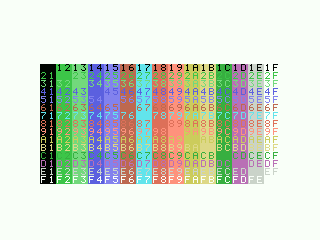
#> input picture appE/captures/plate_eu_colour_f0060.png, 320 x 240 px
$ python figE.py
#> lines starting #> are read from the running program, lines starting #| are printed output that depends on the picture
### appE/genE.py
#!/usr/bin/env python3
"""genE.py - the programs of Appendix E: the fifteen colours, photographed.

    python3 genE.py && ./build.sh

    plate.asm   Graphic II, every ink on every paper: fifteen rows of
                characters, one for each ink, 1 to 15, and in each row fifteen
                cells of two characters, one for each paper, 1 to 15; the
                left character is the ink's number and the right one the
                paper's, in hexadecimal, drawn in the ink on the paper. The
                rest of the screen black ink on white, the border white.
    border.asm  the display off, so that the whole screen is the backdrop (the
                border), in each of the sixteen colour codes, 0 to 15, four
                frames each, three times round

Both start from the BIOS's Graphic II screen of chapter 22, names 0 to 255 in
each third, which they set up with the display off. The digits are this
book's own, 5 x 7 pixels in a character of 8 x 8. build.sh assembles with
--syntax=bFw (chapter 15).
"""
import os
import sys

HERE = os.path.dirname(os.path.abspath(__file__))
REPO = os.path.dirname(HERE)
for d in ("tools", "ch26"):
    sys.path.insert(0, os.path.join(REPO, d))
from asmparts import IM2, im2, GRAPHIC2  # noqa: E402
from gen26 import tidy  # noqa: E402  (chapter 26)

ROW0 = 5                        # the plate's first row of characters: ink 1
COL0 = 1                        # its first column: paper 1, two characters a cell
INKS = range(1, 16)
BORDER_FRAMES = 4               # frames a colour of the border lasts
BORDER_ROUNDS = 3

# the sixteen hexadecimal digits, 5 x 7, one string a line, bit 6 on the left
DIGITS = {
    "0": [" ### ", "#   #", "#  ##", "# # #", "##  #", "#   #", " ### "],
    "1": ["  #  ", " ##  ", "  #  ", "  #  ", "  #  ", "  #  ", " ### "],
    "2": [" ### ", "#   #", "    #", "   # ", "  #  ", " #   ", "#####"],
    "3": ["#####", "   # ", "  #  ", "   # ", "    #", "#   #", " ### "],
    "4": ["   # ", "  ## ", " # # ", "#  # ", "#####", "   # ", "   # "],
    "5": ["#####", "#    ", "#### ", "    #", "    #", "#   #", " ### "],
    "6": ["  ## ", " #   ", "#    ", "#### ", "#   #", "#   #", " ### "],
    "7": ["#####", "    #", "   # ", "  #  ", " #   ", " #   ", " #   "],
    "8": [" ### ", "#   #", "#   #", " ### ", "#   #", "#   #", " ### "],
    "9": [" ### ", "#   #", "#   #", " ####", "    #", "   # ", " ##  "],
    "A": [" ### ", "#   #", "#   #", "#####", "#   #", "#   #", "#   #"],
    "B": ["#### ", "#   #", "#   #", "#### ", "#   #", "#   #", "#### "],
    "C": [" ### ", "#   #", "#    ", "#    ", "#    ", "#   #", " ### "],
    "D": ["#### ", "#   #", "#   #", "#   #", "#   #", "#   #", "#### "],
    "E": ["#####", "#    ", "#    ", "#### ", "#    ", "#    ", "#####"],
    "F": ["#####", "#    ", "#    ", "#### ", "#    ", "#    ", "#    "],
}


# [30 lines left out: functions glyph, plate_cells, head, not called in this run]


TAIL = """
        ASSERT $ <= $8000, the program is longer than the cartridge
        ds $8000 - $, $FF       ; pad the cartridge to 16 KB
"""


# [112 lines left out: functions digits_data, plate, border, not called in this run]


PROGRAMS = {"plate": plate, "border": border}


# [8 lines left out: function main, not called in this run]


# [2 lines that do not run on import are left out]

### ch26/gen26.py
#!/usr/bin/env python3
"""gen26.py - the programs of chapter 26: hardware sprites I.

    python3 gen26.py && ./build.sh

    one.asm        one sprite of 8 x 8: its shape in the pattern table, its
                   four bytes in the attribute table (figure 26.1)
    sizes.asm      four sprites, patterns 0 to 3, through the four sizes R#1
                   chooses: 8 x 8, 8 x 8 magnified, 16 x 16 and 16 x 16
                   magnified (figure 26.2)
    rows.asm       a sprite of 16 x 16 given every Y from 0 to 255, one a frame
    columns.asm    a sprite of 16 x 16 given every X from 0 to 255, and before
                   them X from 0 to 31 with the early clock (figure 26.3)
    edges.asm      four sprites cut by the four edges of the paper (figure 26.4)
    clock.asm      the early clock on sprites magnified to 32 x 32
    order.asm      sprites over one another and over the picture: which is on
                   top, and colour 0 (figure 26.5)
    modes.asm      four sprites through Graphic II, Graphic I, multicolour and
                   text mode (figure 26.6)
    march.asm      32 figures whose shape changes with R#6, between two pattern
                   tables (figure 26.8)
    tear.asm       a new X written while the beam is drawing the sprite (figure
                   26.9)
    herd.asm       32 sprites moved every frame from a copy of the attribute
                   table in the RAM, sent with OTIR after the paper (figure
                   26.7)
    flip.asm       the same, each frame's table sent at 29 T-states a byte to a
                   second table, the one not shown, and R#5 changed after the
                   paper
    fall.asm       WHERE IT BREAKS: a ball falls off the bottom of the paper,
                   and four figures above it are lost in one frame (figure 26.10)
    park.asm       the same, the ball parked at Y = 192
    last.asm       the same, the ball last in the table

Graphic II as a bitmap (chapter 22's GRAPHIC2: black ink on white), the
sprite attributes at $1B00 and the patterns at $3800, as the BIOS puts them
(chapter 21). Every program writes with the display off, then keeps the
interrupts off and waits for the end of the paper on the status (chapter 19);
each ends with asmparts.CART_END, and build.sh assembles with --syntax=bFw.
"""
import os
import re
import sys

HERE = os.path.dirname(os.path.abspath(__file__))
sys.path.insert(0, os.path.join(os.path.dirname(HERE), "tools"))
from asmparts import HEAD, CART_END, GRAPHIC2  # noqa: E402

BIOS = '        INCLUDE "bios.inc"\n'
BLACK, LIGHT_GREEN, DARK_BLUE, WHITE = 1, 3, 4, 15
ATT, PAT = 0x1B00, 0x3800   # the attribute table and the pattern table
ATT2 = 0x1B80               # flip.asm's second attribute table: R#5 = $37
COPY = 0xC400               # herd.asm's and flip.asm's copy of the attributes
END = 0xD0                  # a Y of 208 ends the attribute table


def head(name, what):
    return HEAD.format(name=name, chapter=26, what=what) + BIOS


def db_rows(data, per=8):
    return "".join("        db " + ", ".join(f"${b:02X}" for b in data[i:i + per]) + "\n"
                   for i in range(0, len(data), per))


# ------------------------------------------------------------------ shapes
def rows8(*lines):
    return [int(l, 2) for l in lines]


DIGITS = [
    rows8("00111100", "01100110", "01101110", "01110110", "01100110", "01100110", "00111100", "00000000"),
    rows8("00011000", "00111000", "00011000", "00011000", "00011000", "00011000", "01111110", "00000000"),
    rows8("00111100", "01100110", "00000110", "00001100", "00110000", "01100000", "01111110", "00000000"),
    rows8("00111100", "01100110", "00000110", "00011100", "00000110", "01100110", "00111100", "00000000")]
ARROW = rows8("11111000", "11110000", "11111000", "11011100", "10001110", "00000111", "00000011",
              "00000001")


def rows16(*lines):
    return [int(l.replace(".", "0").replace("#", "1"), 2) for l in lines]


FIGURE = rows16(
    "......####......", ".....######.....", ".....#.##.#.....", ".....######.....",
    "......#..#......", "...##########...", "..############..", "..##.######.##..",
    "..##.######.##..", "..##.######.##..", ".....######.....", ".....##..##.....",
    ".....##..##.....", ".....##..##.....", "....###..###....", "....###..###....")
FIGURE2 = rows16(
    "..##..####..##..", "..##.######.##..", "..##.#.##.#.##..", "..##.######.##..",
    "..##..#..#..##..", "...##########...", ".....######.....", ".....######.....",
    ".....######.....", ".....######.....", ".....######.....", "....##....##....",
    "...##......##...", "..##........##..", ".###........###.", ".###........###.")
BALL = [sum(0x8000 >> x for x in range(16) if (x - 7.5) ** 2 + (y - 7.5) ** 2 <= 49)
        for y in range(16)]
RING = [sum(0x8000 >> x for x in range(16) if 16 <= (x - 7.5) ** 2 + (y - 7.5) ** 2 <= 56)
        for y in range(16)]
BLOCK = [0xFFFF] * 16


def big(rows):
    """a 16 x 16 shape as four patterns: its left half's 16 bytes, then its
    right half's: top left, bottom left, top right, bottom right"""
    return [r >> 8 for r in rows] + [r & 0xFF for r in rows]


SHAPES = {"digits": 0, "figure": 4, "ball": 8, "ring": 12, "block": 16, "arrow": 20}
PATTERNS = (sum(DIGITS, []) + big(FIGURE) + big(BALL) + big(RING) + big(BLOCK) + ARROW)
assert len(PATTERNS) == 8 * 21


# [5 lines left out: function sprite16, not called in this run]


# ------------------------------------------------------------------ the parts
SPRITES = f"""        VRAM_WRITE ${PAT:04X}        ; the sprite patterns
        ld hl, patterns
        ld c, VDP_DATA
        ld b, {len(PATTERNS)}
        otir
"""

FRAME = """
; frame: wait for the end of the paper: F, bit 7 of the status, read with the
; interrupts off (chapter 19)
frame:  in a, (VDP_CTRL)
        rla
        jr nc, frame
        ret
"""

DONE = "done:   jr done\n"


# [14 lines left out: functions attributes, send_atts, not called in this run]


LINE_RE = re.compile(r"^([\w.]+:)?(\s+)(\S.*?)\s*(;.*)?$")


# [32 lines left out: functions tidy, program, not called in this run]


def on(r1):
    return f"        VDP_REG 1, ${r1:02X}          ; the display on{SIZE_SAY[r1 & 3]}\n"


CLEAR_F = """        in a, (VDP_CTRL)        ; F cleared: the first wait is for a whole paper
"""


SIZE_SAY = {0: "", 1: ", magnified", 2: ", sprites of 16 x 16",
            3: ", 16 x 16 magnified"}


# ------------------------------------------------------------------ one.asm
ONE = [(87, 120, SHAPES["arrow"], BLACK)]


# [4 lines left out: function one, not called in this run]


# ------------------------------------------------------------------ sizes.asm
SIZES_XY = [(79, 16 + 64 * k) for k in range(4)]
SIZES = [(y, x, k, c) for k, ((y, x), c) in enumerate(zip(SIZES_XY, (BLACK, DARK_BLUE, LIGHT_GREEN,
                                                                     BLACK)))]
SIZE_FRAMES = 8             # frames in each size
SIZE_R1 = [0xC0, 0xC1, 0xC2, 0xC3]


# [11 lines left out: function sizes, not called in this run]


# ------------------------------------------------------------------ rows.asm
ROWS_X = 120


# [22 lines left out: function rows, not called in this run]


# ------------------------------------------------------------------ columns.asm
COLS_Y = 87


# [41 lines left out: function columns, not called in this run]


# ------------------------------------------------------------------ edges.asm
EDGES = [(247, 40, 0, BLACK, "top"), (183, 200, 0, BLACK, "bottom"),
         (87, 24, 0, BLACK | 0x80, "left, the early clock"), (87, 248, 0, BLACK, "right")]


# [6 lines left out: function edges, not called in this run]


# ------------------------------------------------------------------ clock.asm
CLOCK = [(87, 40, SHAPES["digits"], BLACK | 0x80), (87, 40, SHAPES["digits"], DARK_BLUE),
         (127, 16, SHAPES["digits"], BLACK | 0x80)]


# [4 lines left out: function clock, not called in this run]


# ------------------------------------------------------------------ order.asm
BANDS = [(40, 56), (120, 136)]          # order.asm: dark blue bands, lines y0 to y1 - 1
ORDER = [(39, 40, SHAPES["block"], 0),               # colour 0, over sprite 1
         (39, 40, SHAPES["block"], BLACK),
         (39, 120, SHAPES["ring"], BLACK),            # over sprite 3
         (43, 128, SHAPES["block"], LIGHT_GREEN),
         (119, 200, SHAPES["ring"], LIGHT_GREEN)]     # over the band


# [50 lines left out: function order, not called in this run]


# ------------------------------------------------------------------ modes.asm
MODES = [   # R#0, R#1, R#3, R#4, the mode
    (0x02, 0xC2, 0xFF, 0x03, "Graphic II"), (0x00, 0xC2, 0x80, 0x00, "Graphic I"),
    (0x00, 0xCA, 0x80, 0x00, "multicolour"), (0x00, 0xD2, 0x80, 0x00, "text")]
MODE_FRAMES = 8


# [17 lines left out: function modes, not called in this run]


# ------------------------------------------------------------------ march.asm
MARCH_PAT = 112             # the figure's four patterns, in both pattern tables
MARCH_TABLES = (0x07, 0x03)  # R#6: $3800, and $1800, whose patterns 112 on are free
MARCH_FRAMES = 8


def march_table():
    return [(y, x, MARCH_PAT, c) for (y, x, p, c) in herd_start()]


# [25 lines left out: function march, not called in this run]


# ------------------------------------------------------------------ tear.asm
TEAR_XS = (64, 160)         # the block's two places
TEAR_Y = 79                 # its first line is 80; magnified, it is 32 lines tall
TEAR_LINE = 96              # the new X is written as the beam draws this line
TEAR_FRAMES = 16
WAIT = {"MSXBOOK_EU16": 27588, "MSXBOOK_JP16": 15960}   # the lines not drawn (chapter 24)


# [4 lines left out: function tear_turns, not called in this run]


def tear_table():
    return [(TEAR_Y, TEAR_XS[0], SHAPES["block"], BLACK)]


# [30 lines left out: function tear, not called in this run]


# ------------------------------------------------------------------ herd, flip
HERD_ROWS, HERD_COLS = 8, 4
HERD_FRAMES = 64


# [21 lines left out: functions herd_start, herd_frames, not called in this run]


STEP = f"""
; step: the copy's 32 sprites moved: even rows of four a pixel right, odd rows
; a pixel left
step:   ld hl, copy + 1         ; sprite 0's X
        ld c, {HERD_ROWS // 2}
.row:   ld b, {HERD_COLS}
.right: inc (hl)                ; X + 1
        ld de, 4
        add hl, de
        djnz .right
        ld b, {HERD_COLS}
.left:  dec (hl)                ; X - 1
        add hl, de
        djnz .left
        dec c
        jr nz, .row
        ret
"""


# ------------------------------------------------------------------ fall, park
FIGS_Y = 60                 # the four figures' Y
FIGS_X = (24, 80, 152, 208)
BALL_X, BALL_Y0, BALL_Y1 = 120, 150, 232    # the ball falls from Y0 to Y1
PARK_Y = 192


# [113 lines left out: functions fall_table, fall_ys, fall, herd, not called in this run]


PROGRAMS = {"one": one, "sizes": sizes, "rows": rows, "columns": columns, "edges": edges,
            "clock": clock, "order": order, "modes": modes, "march": march, "tear": tear,
            "herd": lambda: herd("herd"), "flip": lambda: herd("flip"),
            "fall": lambda: fall("fall"), "park": lambda: fall("park"),
            "last": lambda: fall("last")}


# [5 lines left out: function main, not called in this run]


# [2 lines that do not run on import are left out]

### appE/figE.py
#!/usr/bin/env python3
"""figE.py - figure E.1, composed from the capture.

The plate of plate.rom, rows 5 to 19 and columns 1 to 30 of the paper's
characters, cut from the photograph of the 50 Hz machine and enlarged by a
whole number, nearest neighbour: one MSX pixel becomes an exact square. The
only things added are the white margin and, in it, the numbers of the inks
(down the left) and of the papers (along the top), and a thin black frame
round the photograph, so that the white of paper 15 does not run into the
page.
"""
import math
import os
import sys

from PIL import Image, ImageDraw, ImageFont

HERE = os.path.dirname(os.path.abspath(__file__))
sys.path.insert(0, HERE)
import genE  # noqa: E402

CAP = os.path.join(HERE, "captures", "plate_eu_colour_f0060.png")
MIN_DPI = 300
PX, PY = 32, 24                     # the paper's top-left pixel in a capture
WIDTH = 14.0                        # cm, as printed; appendixE.py uses the same
FONT = "/usr/share/fonts/truetype/dejavu/DejaVuSans.ttf"
PT = 7.5                            # the numbers' size, printed


def plate():
    im = Image.open(CAP).convert("RGB")
#> im is the input picture: PIL image 320x240 RGB; mean R, G, B 212.5, 219.6, 207.6
    x0, y0 = PX + 8 * genE.COL0, PY + 8 * genE.ROW0
    return im.crop((x0, y0, x0 + 8 * 2 * 15, y0 + 8 * 15))
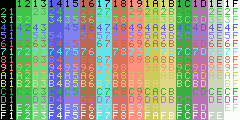
#> returned value: PIL image 240x120 RGB; mean R, G, B 151.6, 160.6, 140.3


def main():
    crop = plate()
    # the numbers take a margin of about two digits on the left and one line
    # on top: the plate is enlarged to fill the rest of the width
    probe = ImageFont.truetype(FONT, 100)
    digits_w = probe.getlength("15") / 100 * PT / 72 * 2.54          # cm
    plate_cm = WIDTH - digits_w * 1.6
    f = math.ceil(MIN_DPI * plate_cm / 2.54 / crop.width)
#> f = 7
    big = crop.resize((crop.width * f, crop.height * f), Image.NEAREST)
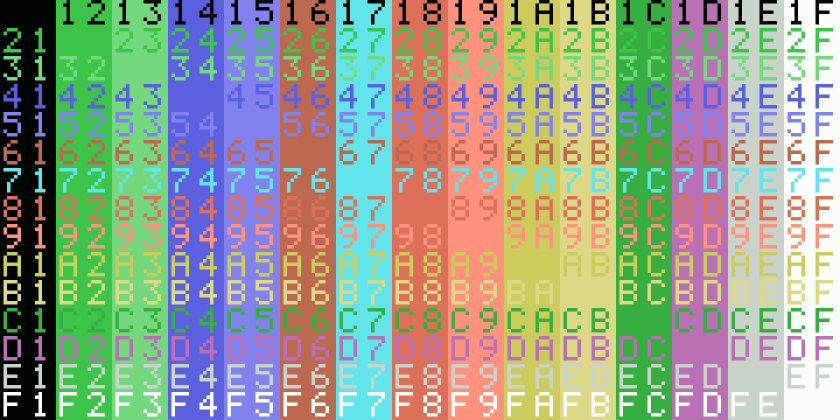
#> big: PIL image 1680x840 RGB (shown at 1/2 size); mean R, G, B 151.6, 160.6, 140.3
    dpi = big.width / (plate_cm / 2.54)
#> dpi = 317
    size = round(PT / 72 * dpi)
#> size = 33
    font = ImageFont.truetype(FONT, size)
    left = round(WIDTH / 2.54 * dpi) - big.width - max(2, f // 3)
#> left = 65
    top = round(size * 1.6) + max(2, f // 3)
#> top = 55
    frame = max(2, f // 3)                  # a thin black frame round the photograph
#> frame = 2
    out = Image.new("RGB", (left + big.width + frame, top + big.height + frame), (255, 255, 255))
#> out: PIL image 1747x897 RGB; every value is 255
    d = ImageDraw.Draw(out)
    d.rectangle((left - frame, top - frame, left + big.width + frame - 1, top + big.height + frame - 1),
                fill=(0, 0, 0))
    out.paste(big, (left, top))
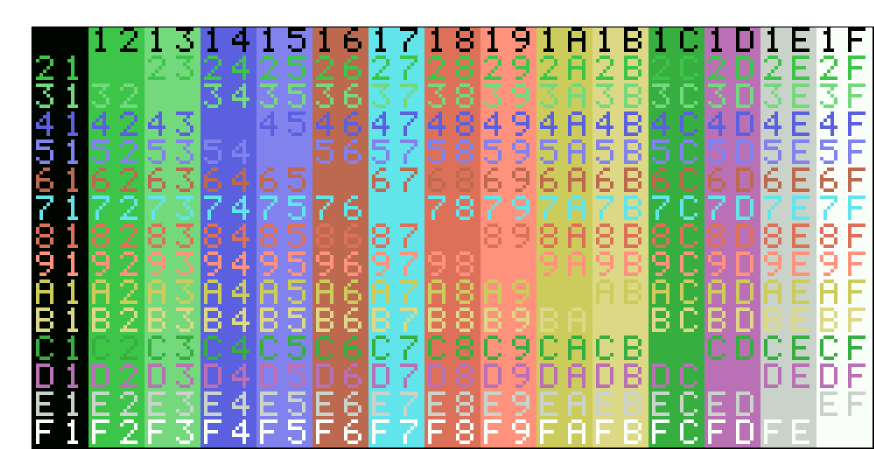
#> out: PIL image 1747x897 RGB (shown at 1/2 size); mean R, G, B 160.2, 168.3, 150.1
    d = ImageDraw.Draw(out)
    cell_w, cell_h = 16 * f, 8 * f
#> cell_w = 112; cell_h = 56
    for k in range(15):                     # the papers, along the top
        s = str(k + 1)
        w = d.textlength(s, font=font)
        d.text((left + cell_w * k + (cell_w - w) / 2, top - size * 1.35), s, fill=(0, 0, 0), font=font)
#> this loop made 15 passes
#> w on passes 1 to 12: 21, 21, 21, 21, 21, 21, 21, 21, 21, 42, 42, 42
    for k in range(15):                     # the inks, down the left
        s = str(k + 1)
        w = d.textlength(s, font=font)
        d.text((left - w - size * 0.45, top + cell_h * k + (cell_h - size) / 2 - size * 0.1), s,
               fill=(0, 0, 0), font=font)
    path = os.path.join(HERE, "figE_1.png")
    out.save(path)
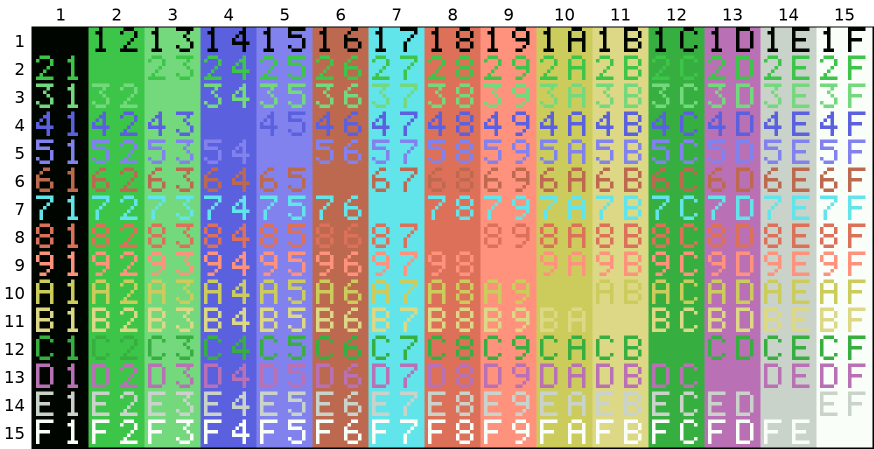
#> saved as figE_1.png: PIL image 1747x897 RGB (shown at 1/2 size); mean R, G, B 159.2, 167.3, 149.1
    return path, f, out.size, out.width / (WIDTH / 2.54)


if __name__ == "__main__":
    path, f, size, dpi = main()
#> f = 7; size = (1747, 897); dpi = 317
    print(f"{os.path.basename(path)}: x{f} -> {size[0]} x {size[1]} px, {WIDTH} cm, {dpi:.0f} dpi")
#| figE_1.png: x7 -> 1747 x 897 px, 14.0 cm, 317 dpi
